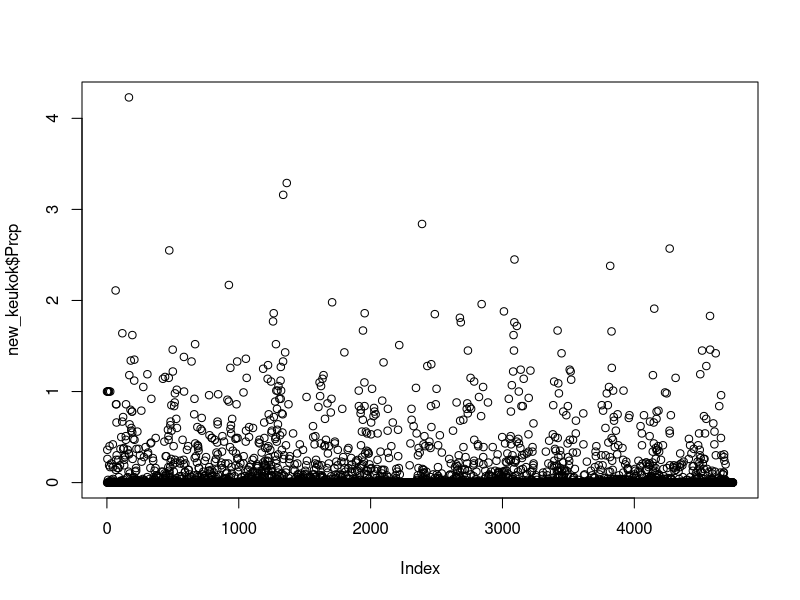
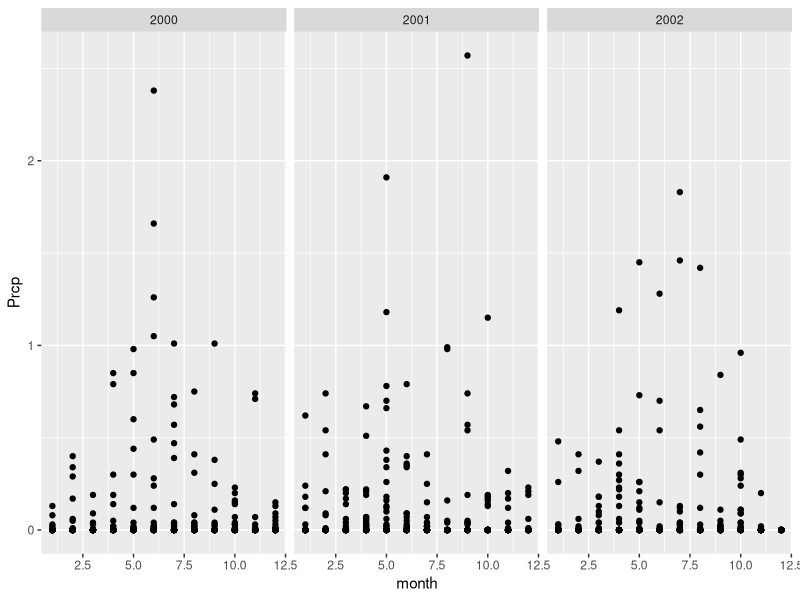

The R script that drew these images, in order:
### observed climate data
## Keokuk/Iowa/Daily


# Libraries ---------------------------------------------------------------
library(dplyr)
library(lubridate)
library(ggplot2)


keukok <- read.csv(file = "Keokuk Iowa NOAA Daily.txt")
dim(keukok)
summary(keukok)
# some measurements in precipitation is recorded as logical??

unique(keukok$year) # 13 years
tapply(as.numeric(keukok$Prcp), INDEX = keukok$year, mean)
# highest prcp is for 1996: some anomaly?

# mutate new variables: dates and total precipitation
# precipitaions were recorded as factors, as well as there are some
# values as T: maybe true? they couldn't measure the precipitation,
# but it snowed or rained on that day for sure?
# For now, i will just keep those values as 0 >> for future consideration

# did not allow do it by dplyr
keukok$Prcp[which(keukok$Prcp == "T")] = as.factor(0)
keukok$Prcp <- as.numeric(as.character(keukok$Prcp))
keukok$Prcp[which(keukok$Prcp == 999.99)] = 0

# extract needed parts
keukok %>% select(year, month, day, Prcp) -> new_keukok


# some insights
plot(new_keukok$Prcp)
abline()

# try to see the periodicity -- have to rely on this for now
new_keukok %>% filter(year > 1999) %>% ggplot(aes(month, Prcp)) + geom_point() + facet_grid(.~year)





# Climate Data for Iowa ---------------------------------------------------
iowa <- read.csv("climate-trends---state_-ia,-season_-annual.csv")
iowa %>% glimpse()
## yearly data, we need monthly -- even daily









































